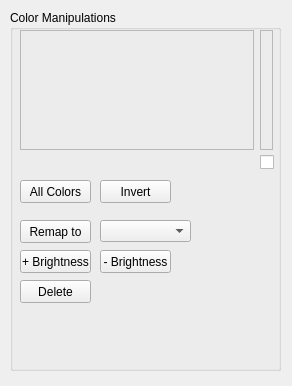
<?xml version="1.0" encoding="UTF-8"?>
<ui version="4.0">
 <class>Form</class>
 <widget class="QWidget" name="Form">
  <property name="geometry">
   <rect>
    <x>0</x>
    <y>0</y>
    <width>292</width>
    <height>386</height>
   </rect>
  </property>
  <property name="windowTitle">
   <string>Form</string>
  </property>
  <widget class="QGroupBox" name="groupBox_selectedColor">
   <property name="geometry">
    <rect>
     <x>10</x>
     <y>10</y>
     <width>271</width>
     <height>361</height>
    </rect>
   </property>
   <property name="title">
    <string>Color Manipulations</string>
   </property>
   <widget class="QPushButton" name="pushButton_colorsAll">
    <property name="geometry">
     <rect>
      <x>10</x>
      <y>170</y>
      <width>71</width>
      <height>23</height>
     </rect>
    </property>
    <property name="text">
     <string>All Colors</string>
    </property>
   </widget>
   <widget class="QWidget" name="widget_colorPanel" native="true">
    <property name="geometry">
     <rect>
      <x>10</x>
      <y>140</y>
      <width>234</width>
      <height>23</height>
     </rect>
    </property>
    <property name="layoutDirection">
     <enum>Qt::LeftToRight</enum>
    </property>
    <layout class="QHBoxLayout" name="horizontalLayout">
     <property name="spacing">
      <number>0</number>
     </property>
     <property name="leftMargin">
      <number>0</number>
     </property>
     <property name="rightMargin">
      <number>0</number>
     </property>
    </layout>
   </widget>
   <widget class="QLabel" name="image_colorPanel">
    <property name="geometry">
     <rect>
      <x>10</x>
      <y>20</y>
      <width>234</width>
      <height>120</height>
     </rect>
    </property>
    <property name="frameShape">
     <enum>QFrame::StyledPanel</enum>
    </property>
    <property name="frameShadow">
     <enum>QFrame::Sunken</enum>
    </property>
    <property name="text">
     <string/>
    </property>
    <property name="pixmap">
     <pixmap>:/images/res/colors.png</pixmap>
    </property>
   </widget>
   <widget class="QPushButton" name="pushButton_colorsInvert">
    <property name="geometry">
     <rect>
      <x>90</x>
      <y>170</y>
      <width>71</width>
      <height>23</height>
     </rect>
    </property>
    <property name="text">
     <string>Invert</string>
    </property>
   </widget>
   <widget class="QLabel" name="label_colorPanelPrimaryRemap">
    <property name="geometry">
     <rect>
      <x>250</x>
      <y>20</y>
      <width>13</width>
      <height>120</height>
     </rect>
    </property>
    <property name="frameShape">
     <enum>QFrame::StyledPanel</enum>
    </property>
    <property name="text">
     <string/>
    </property>
    <property name="pixmap">
     <pixmap>:/images/res/remap.png</pixmap>
    </property>
   </widget>
   <widget class="QCheckBox" name="checkBox_primaryRemap">
    <property name="geometry">
     <rect>
      <x>250</x>
      <y>144</y>
      <width>16</width>
      <height>16</height>
     </rect>
    </property>
    <property name="text">
     <string/>
    </property>
   </widget>
   <widget class="QPushButton" name="pushButton_deleteColor">
    <property name="geometry">
     <rect>
      <x>10</x>
      <y>270</y>
      <width>71</width>
      <height>23</height>
     </rect>
    </property>
    <property name="text">
     <string>Delete</string>
    </property>
   </widget>
   <widget class="QComboBox" name="comboBox_remapToColor">
    <property name="geometry">
     <rect>
      <x>90</x>
      <y>210</y>
      <width>91</width>
      <height>22</height>
     </rect>
    </property>
   </widget>
   <widget class="QPushButton" name="pushButton_remapTo">
    <property name="geometry">
     <rect>
      <x>10</x>
      <y>210</y>
      <width>71</width>
      <height>23</height>
     </rect>
    </property>
    <property name="text">
     <string>Remap to</string>
    </property>
   </widget>
   <widget class="QPushButton" name="pushButton_incrBrightness">
    <property name="geometry">
     <rect>
      <x>10</x>
      <y>240</y>
      <width>71</width>
      <height>23</height>
     </rect>
    </property>
    <property name="text">
     <string>+ Brightness</string>
    </property>
   </widget>
   <widget class="QPushButton" name="pushButton_decrBrightness">
    <property name="geometry">
     <rect>
      <x>90</x>
      <y>240</y>
      <width>71</width>
      <height>23</height>
     </rect>
    </property>
    <property name="text">
     <string>- Brightness</string>
    </property>
   </widget>
  </widget>
 </widget>
 <resources/>
 <connections/>
</ui>
